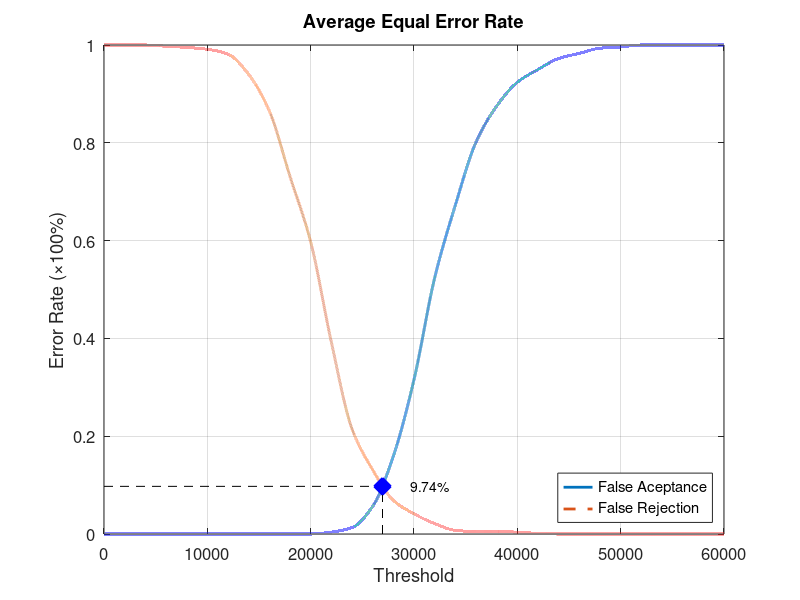
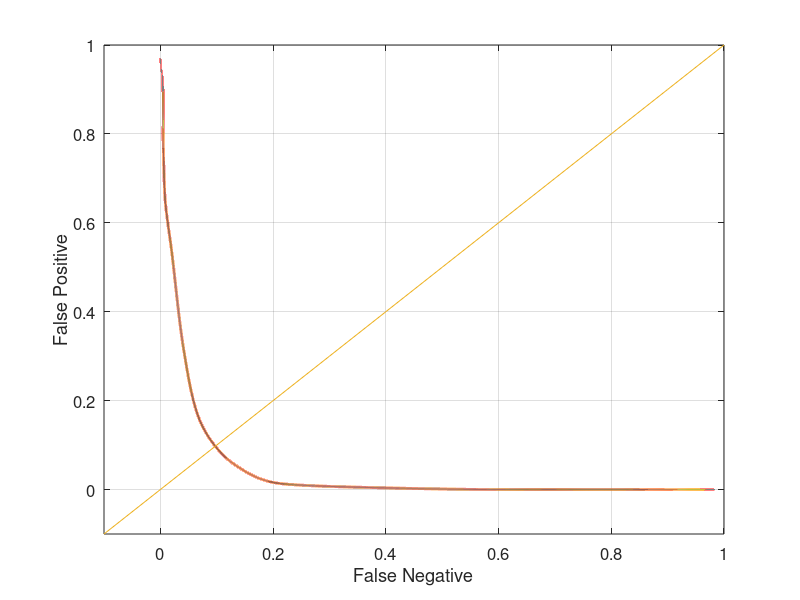

These figures' MATLAB source, in order:
function yEER = Experiment2Average
close all;
clear;
clc;
x = 0:2000:60000;
xq = 0:0.5:60000;

y0 = [0 0 0 0 0 0 0 0 0 0 0 0.00394737 0.0131579 0.0565789 0.159211 0.315789 0.523684 0.672368 0.801316 0.875 0.923684 0.95 0.972368 0.982895 0.993421 0.996053 1 1 1 1 1];
yy0 = interp1(x, y0, xq, 'pchip');
y1 = [1 1 1 0.9975 0.995 0.99125 0.98125 0.94 0.865 0.73125 0.5975 0.3925 0.215 0.13125 0.06875 0.04125 0.02125 0.0075 0.005 0.005 0.00375 0.00125 0 0 0 0 0 0 0 0 0];
yy1 = interp1(x, y1, xq, 'pchip');

% Calculating EER: 
y2 = abs(y0 - y1);
find(y2 == min(y2))
yy2 = abs(yy0 - yy1);
xEER = find(yy2 == min(yy2));
xEERIndex = xq(xEER) % X-axis EER
yEER = yy0(xEER) % Y-axis EER

main = figure
plot(xq, yy0,'-','LineWidth', 2);	hold on
plot(xq, yy1,'--','LineWidth', 2);	hold on
plot([xEERIndex xEERIndex], [0 yEER], 'k--');	hold on
plot([0 xEERIndex], [yEER yEER], 'k--');	hold on
plot(xEERIndex, yEER, 'bx', 'LineWidth', 10);	hold on
text(xEERIndex + 10 * xEERIndex / 100, yEER, [num2str(round((10000 * yEER)) / 100) '%'])
legend('False Aceptance', 'False Rejection', 'Location', 'SouthEast')
xlabel('Threshold')
ylabel('Error Rate (\times100%)')
title('Average Equal Error Rate')
set(gca, 'FontSize', 12)
axis([0 60000 0 1])
grid on

print(main, 'Experiment2AverageMain', '-dpng');
FNRxFPR = figure('Color', [1 1 1]);
plot(yy1, yy0, '-', yy1, yy0, 'LineWidth', 2);
hold on
y = -0.1:0.1:1
plot(y, y); 
set(gca, 'FontSize', 12)
xlabel('False Negative')
ylabel('False Positive')
axis([-0.1 1 -0.1 1])
set(gca, 'FontSize', 12)
grid on

print(FNRxFPR, 'Experiment2AverageFNRxFPR','-dpng');
end
